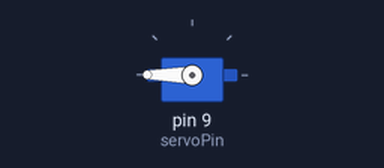
Simulated run of this sketch. Board: Arduino Uno, built with avr-gcc and run on an emulated ATmega328P. On the bench: servo.

Above: at 0.05 s.
At 4.0 s:
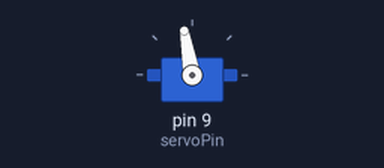
Timing chart, 0 to 5.2 s (numbered marks = the images above):
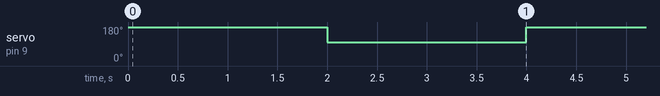

The sketch:

sketch_jul13a.ino
```cpp
#include "Servo.h"
#define servoPin 9

const int servoStop  = 90;
const int servoFwd  = 45;
const int servoRev = 135;
Servo myServo;

void setup()
{
  myServo.write(servoStop);
  myServo.attach(servoPin);
  Serial.begin(9600);

}

void loop()
{
  myServo.write(180);
 // delay(2000);
 // myServo.write(180);
  delay(2000);
    myServo.write(100);

 // myServo.write(0);
  delay(2000);

  //myServo.write(45);
}
```

Measured:
- by itself, servo on pin 9 (servoPin): alternates 180° for 2.0 s and 100° for 2.0 s
